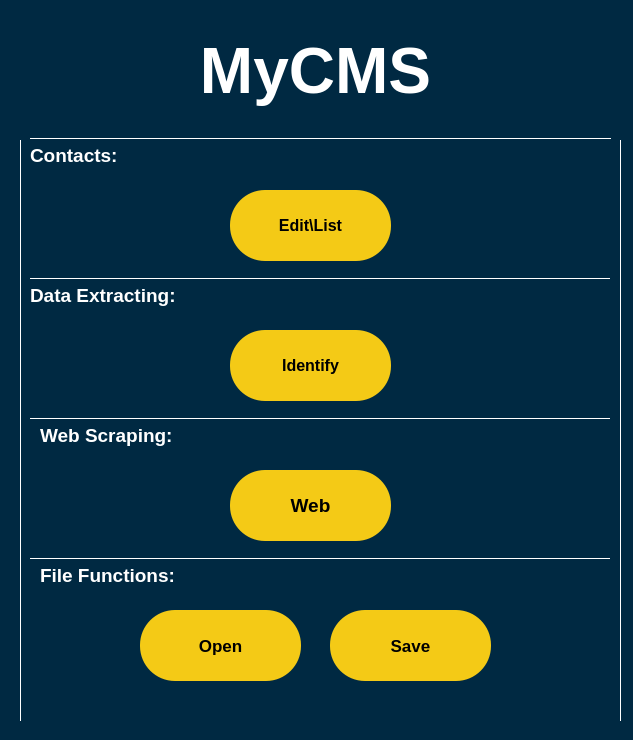
<?xml version="1.0" encoding="UTF-8"?>
<ui version="4.0">
 <class>MainWindow</class>
 <widget class="QMainWindow" name="MainWindow">
  <property name="geometry">
   <rect>
    <x>0</x>
    <y>0</y>
    <width>633</width>
    <height>740</height>
   </rect>
  </property>
  <property name="windowTitle">
   <string>Contacts Manager</string>
  </property>
  <property name="styleSheet">
   <string notr="true">background-color:#002942</string>
  </property>
  <widget class="QWidget" name="centralwidget">
   <widget class="QLabel" name="label">
    <property name="geometry">
     <rect>
      <x>10</x>
      <y>30</y>
      <width>611</width>
      <height>81</height>
     </rect>
    </property>
    <property name="font">
     <font>
      <pointsize>48</pointsize>
      <weight>75</weight>
      <bold>true</bold>
     </font>
    </property>
    <property name="styleSheet">
     <string notr="true">color:white</string>
    </property>
    <property name="text">
     <string>MyCMS</string>
    </property>
    <property name="alignment">
     <set>Qt::AlignCenter</set>
    </property>
   </widget>
   <widget class="QPushButton" name="pushButtonEditList">
    <property name="geometry">
     <rect>
      <x>230</x>
      <y>190</y>
      <width>161</width>
      <height>71</height>
     </rect>
    </property>
    <property name="font">
     <font>
      <pointsize>12</pointsize>
      <weight>75</weight>
      <bold>true</bold>
     </font>
    </property>
    <property name="cursor">
     <cursorShape>PointingHandCursor</cursorShape>
    </property>
    <property name="styleSheet">
     <string notr="true">background-color:#F4CA16;border-radius:35px;</string>
    </property>
    <property name="text">
     <string>Edit\List</string>
    </property>
   </widget>
   <widget class="QPushButton" name="pushButtonIdentufy">
    <property name="geometry">
     <rect>
      <x>230</x>
      <y>330</y>
      <width>161</width>
      <height>71</height>
     </rect>
    </property>
    <property name="font">
     <font>
      <pointsize>12</pointsize>
      <weight>75</weight>
      <bold>true</bold>
     </font>
    </property>
    <property name="cursor">
     <cursorShape>PointingHandCursor</cursorShape>
    </property>
    <property name="styleSheet">
     <string notr="true">background-color:#F4CA16;border-radius:35px;</string>
    </property>
    <property name="text">
     <string>Identify</string>
    </property>
   </widget>
   <widget class="QPushButton" name="pushButtonWeb">
    <property name="geometry">
     <rect>
      <x>230</x>
      <y>470</y>
      <width>161</width>
      <height>71</height>
     </rect>
    </property>
    <property name="font">
     <font>
      <pointsize>14</pointsize>
      <weight>75</weight>
      <bold>true</bold>
     </font>
    </property>
    <property name="cursor">
     <cursorShape>PointingHandCursor</cursorShape>
    </property>
    <property name="styleSheet">
     <string notr="true">background-color:#F4CA16;border-radius:35px;</string>
    </property>
    <property name="text">
     <string>Web</string>
    </property>
   </widget>
   <widget class="QPushButton" name="pushButtonOpen">
    <property name="geometry">
     <rect>
      <x>140</x>
      <y>610</y>
      <width>161</width>
      <height>71</height>
     </rect>
    </property>
    <property name="font">
     <font>
      <pointsize>13</pointsize>
      <weight>75</weight>
      <bold>true</bold>
     </font>
    </property>
    <property name="cursor">
     <cursorShape>PointingHandCursor</cursorShape>
    </property>
    <property name="styleSheet">
     <string notr="true">background-color:#F4CA16;border-radius:35px;</string>
    </property>
    <property name="text">
     <string>Open</string>
    </property>
   </widget>
   <widget class="QPushButton" name="pushButtonSave">
    <property name="geometry">
     <rect>
      <x>330</x>
      <y>610</y>
      <width>161</width>
      <height>71</height>
     </rect>
    </property>
    <property name="font">
     <font>
      <pointsize>13</pointsize>
      <weight>75</weight>
      <bold>true</bold>
     </font>
    </property>
    <property name="cursor">
     <cursorShape>PointingHandCursor</cursorShape>
    </property>
    <property name="styleSheet">
     <string notr="true">background-color:#F4CA16;border-radius:35px;</string>
    </property>
    <property name="text">
     <string>Save</string>
    </property>
   </widget>
   <widget class="Line" name="line">
    <property name="geometry">
     <rect>
      <x>30</x>
      <y>270</y>
      <width>581</width>
      <height>16</height>
     </rect>
    </property>
    <property name="styleSheet">
     <string notr="true">color:#FFFFFF</string>
    </property>
    <property name="frameShadow">
     <enum>QFrame::Plain</enum>
    </property>
    <property name="orientation">
     <enum>Qt::Horizontal</enum>
    </property>
   </widget>
   <widget class="Line" name="line_2">
    <property name="geometry">
     <rect>
      <x>30</x>
      <y>410</y>
      <width>581</width>
      <height>16</height>
     </rect>
    </property>
    <property name="styleSheet">
     <string notr="true">color:#FFFFFF</string>
    </property>
    <property name="frameShadow">
     <enum>QFrame::Plain</enum>
    </property>
    <property name="orientation">
     <enum>Qt::Horizontal</enum>
    </property>
   </widget>
   <widget class="Line" name="line_3">
    <property name="geometry">
     <rect>
      <x>30</x>
      <y>550</y>
      <width>581</width>
      <height>16</height>
     </rect>
    </property>
    <property name="styleSheet">
     <string notr="true">color:#FFFFFF</string>
    </property>
    <property name="frameShadow">
     <enum>QFrame::Plain</enum>
    </property>
    <property name="orientation">
     <enum>Qt::Horizontal</enum>
    </property>
   </widget>
   <widget class="QLabel" name="label_2">
    <property name="geometry">
     <rect>
      <x>30</x>
      <y>140</y>
      <width>591</width>
      <height>31</height>
     </rect>
    </property>
    <property name="font">
     <font>
      <pointsize>14</pointsize>
      <weight>75</weight>
      <bold>true</bold>
     </font>
    </property>
    <property name="styleSheet">
     <string notr="true">color:white</string>
    </property>
    <property name="text">
     <string>Contacts:</string>
    </property>
    <property name="alignment">
     <set>Qt::AlignLeading|Qt::AlignLeft|Qt::AlignVCenter</set>
    </property>
   </widget>
   <widget class="QLabel" name="label_3">
    <property name="geometry">
     <rect>
      <x>30</x>
      <y>280</y>
      <width>591</width>
      <height>31</height>
     </rect>
    </property>
    <property name="font">
     <font>
      <pointsize>14</pointsize>
      <weight>75</weight>
      <bold>true</bold>
     </font>
    </property>
    <property name="styleSheet">
     <string notr="true">color:white</string>
    </property>
    <property name="text">
     <string>Data Extracting:</string>
    </property>
    <property name="alignment">
     <set>Qt::AlignLeading|Qt::AlignLeft|Qt::AlignVCenter</set>
    </property>
   </widget>
   <widget class="QLabel" name="label_4">
    <property name="geometry">
     <rect>
      <x>40</x>
      <y>420</y>
      <width>591</width>
      <height>31</height>
     </rect>
    </property>
    <property name="font">
     <font>
      <pointsize>14</pointsize>
      <weight>75</weight>
      <bold>true</bold>
     </font>
    </property>
    <property name="styleSheet">
     <string notr="true">color:white</string>
    </property>
    <property name="text">
     <string>Web Scraping:</string>
    </property>
    <property name="alignment">
     <set>Qt::AlignLeading|Qt::AlignLeft|Qt::AlignVCenter</set>
    </property>
   </widget>
   <widget class="QLabel" name="label_5">
    <property name="geometry">
     <rect>
      <x>40</x>
      <y>560</y>
      <width>591</width>
      <height>31</height>
     </rect>
    </property>
    <property name="font">
     <font>
      <pointsize>14</pointsize>
      <weight>75</weight>
      <bold>true</bold>
     </font>
    </property>
    <property name="styleSheet">
     <string notr="true">color:white</string>
    </property>
    <property name="text">
     <string>File Functions:</string>
    </property>
    <property name="alignment">
     <set>Qt::AlignLeading|Qt::AlignLeft|Qt::AlignVCenter</set>
    </property>
   </widget>
   <widget class="Line" name="line_4">
    <property name="geometry">
     <rect>
      <x>30</x>
      <y>130</y>
      <width>581</width>
      <height>16</height>
     </rect>
    </property>
    <property name="styleSheet">
     <string notr="true">color:#FFFFFF</string>
    </property>
    <property name="frameShadow">
     <enum>QFrame::Plain</enum>
    </property>
    <property name="orientation">
     <enum>Qt::Horizontal</enum>
    </property>
   </widget>
   <widget class="Line" name="line_5">
    <property name="geometry">
     <rect>
      <x>10</x>
      <y>140</y>
      <width>20</width>
      <height>581</height>
     </rect>
    </property>
    <property name="styleSheet">
     <string notr="true">color:white</string>
    </property>
    <property name="frameShadow">
     <enum>QFrame::Plain</enum>
    </property>
    <property name="orientation">
     <enum>Qt::Vertical</enum>
    </property>
   </widget>
   <widget class="Line" name="line_6">
    <property name="geometry">
     <rect>
      <x>610</x>
      <y>140</y>
      <width>20</width>
      <height>581</height>
     </rect>
    </property>
    <property name="styleSheet">
     <string notr="true">color:white</string>
    </property>
    <property name="frameShadow">
     <enum>QFrame::Plain</enum>
    </property>
    <property name="orientation">
     <enum>Qt::Vertical</enum>
    </property>
   </widget>
   <widget class="QLabel" name="labelError">
    <property name="geometry">
     <rect>
      <x>30</x>
      <y>690</y>
      <width>581</width>
      <height>31</height>
     </rect>
    </property>
    <property name="font">
     <font>
      <pointsize>10</pointsize>
      <weight>75</weight>
      <bold>true</bold>
     </font>
    </property>
    <property name="styleSheet">
     <string notr="true">color:#9ACD32</string>
    </property>
    <property name="text">
     <string/>
    </property>
    <property name="alignment">
     <set>Qt::AlignLeading|Qt::AlignLeft|Qt::AlignVCenter</set>
    </property>
   </widget>
  </widget>
 </widget>
 <resources/>
 <connections/>
</ui>
